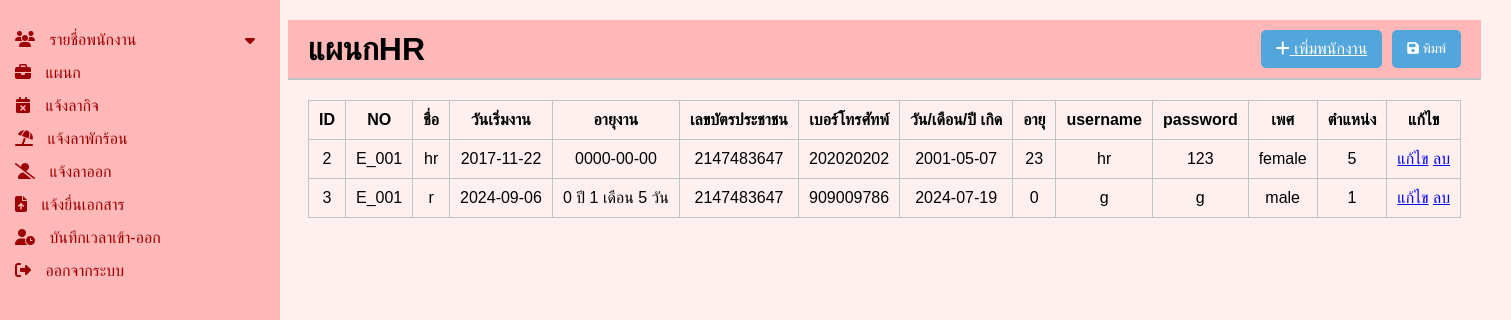
The page /backend/show_position5.php on the database its author committed.
### tables this page shows
CREATE TABLE `tb_hr` (
  `hr_id` int(11) NOT NULL,
  `hr_no` varchar(45) DEFAULT NULL,
  `hr_name` varchar(255) DEFAULT NULL,
  `hr_startDate` varchar(255) DEFAULT NULL,
  `hr_exp` varchar(255) DEFAULT NULL,
  `hr_idNumber` int(11) DEFAULT NULL,
  `hr_phoneNumber` varchar(11) DEFAULT NULL,
  `hr_Date` varchar(255) DEFAULT NULL,
  `hr_age` int(11) DEFAULT NULL,
  `hr_gender` varchar(45) DEFAULT NULL,
  `hr_username` varchar(45) DEFAULT NULL,
  `hr_password` varchar(45) DEFAULT NULL,
  `position_id` int(11) NOT NULL
);

### backend/show_position5.php (the view, shortened to what this page needs)
<?php include 'sidebar.php'; ?>
<!DOCTYPE html>
<html lang="en">
<head>
    <link rel="stylesheet" href="https://cdnjs.cloudflare.com/ajax/libs/font-awesome/6.1.1/css/all.min.css">
    <link rel="stylesheet" href="css/position_5.css">
</head>
<body>
    <div class="container">
        <div class="main-content">
            <header>
                <h1>แผนกHR</h1>
                <div class="actions">
                <a href="add_pos5.php" class="btn btn-add"><i class="fa fa-plus"></i> เพิ่มพนักงาน</a>
                    <button class="btn btn-save" onclick="printPage()"><i class="fa fa-save"></i> พิมพ์</button>
                </div>
            </header>
            <div class="content">
                <table class="table">
                    <thead>
                        <tr>
                            <th scope="col">ID</th>
                            <th scope="col">NO</th>
                            <th scope="col">ชื่อ</th>
                            <th scope="col">วันเริ่มงาน</th>
                            <th scope="col">อายุงาน</th>
                            <th scope="col">เลขบัตรประชาชน</th>
                            <th scope="col">เบอร์โทรศัทพ์</th>
                            <th scope="col">วัน/เดือน/ปี เกิด</th>
                            <th scope="col">อายุ</th>
                            <th scope="col">username</th>
                            <th scope="col">password</th>
                            <th scope="col">เพศ</th>
                            <th scope="col">ตำแหน่ง</th>
                            <th scope="col">แก้ไข</th>
                        </tr>
                    </thead>
                    <tbody>
                        <?php
                        $db = new class_conn();
                        $conn = $db->connect();
                        $sql = "SELECT * FROM tb_hr";
                        $result = $conn->query($sql);
                        if ($result->num_rows > 0) {
                            while ($row = $result->fetch_assoc()) {
                                echo "<tr>
                                <td>{$row['hr_id']}</td>
                                <td>{$row['hr_no']}</td>
                                <td>{$row['hr_name']}</td>
                                <td>{$row['hr_startDate']}</td>
                                <td>{$row['hr_exp']}</td>
                                <td>{$row['hr_idNumber']}</td>
                                <td>{$row['hr_phoneNumber']}</td>
                                <td>{$row['hr_Date']}</td>
                                <td>{$row['hr_age']}</td>
                                <td>{$row['hr_username']}</td>
                                <td>{$row['hr_password']}</td>
                                <td>{$row['hr_gender']}</td>
                                <td>{$row['position_id']}</td>
                                <td>
                                    <a href='edit_pos5.php?id={$row['hr_id']}'>แก้ไข</a>
                                    <a href='delete_pos.php?hr_no=" . $row['hr_no'] . "' class='btn btn-delete' onclick='return confirm(\"คุณต้องการลบข้อมูลพนักงานนี้หรือไม่?\")'>ลบ</a>
                                </td>
                                </td>
                            </tr>";
                            }
                        }
                        ?>
                    </tbody>
                </table>
            </div>
        </div>
    </div>
</body>
</html>

### backend/css/sidebar.css (style rules this page uses)
body { font-family: Arial, sans-serif; margin: 0; padding: 0; background-color: #FFDEDE; }
.container { display: flex; height: 100vh; }
.main-content { flex: 1; padding: 20px; }
header { display: flex; justify-content: space-between; align-items: center; background-color: #ecf0f1; padding: 10px 20px; border-bottom: 2px solid #bdc3c7; }
header h1 { margin: 0; }
.actions { display: flex; }
.actions .btn { background-color: #3498db; color: white; border: none; padding: 10px 15px; margin-left: 10px; cursor: pointer; border-radius: 5px; }
.content { padding: 20px; }

### backend/css/position_5.css (style rules this page uses)
body { font-family: Arial, sans-serif; background-color: #FFF0F0; display: flex; height: 100vh; margin: 0; }
.main-content { padding-left: 8px; flex-direction: column; }
header { display: flex; justify-content: space-between; align-items: center; background-color: #FFB8B8; padding: 10px 20px; border-bottom: 2px solid #bdc3c7; }
header h1 { margin: 0; }
.actions { display: flex; }
.actions .btn { background-color: #53a6dc; color: white; border: none; padding: 10px 15px; margin-left: 10px; cursor: pointer; border-radius: 5px; }
.content { padding: 20px; flex: 1; display: flex; flex-direction: column; overflow: auto; }
.table { width: 100%; border-collapse: collapse; }
table, th, td { border: 1px solid #bdc3c7; }
th, td { padding: 10px; text-align: center; overflow: hidden; text-overflow: ellipsis; white-space: nowrap; }

### rows shown on the page
tb_hr: hr_id "2", hr_no "E_001", hr_name "hr", hr_startDate "2017-11-22", hr_exp "0000-00-00", hr_idNumber "2147483647", hr_phoneNumber "202020202", hr_Date "2001-05-07", hr_age "23", hr_username "hr", hr_password "123", hr_gender "female", position "5"
tb_hr: hr_id "3", hr_no "E_001", hr_name "r", hr_startDate "2024-09-06", hr_exp "0 ปี 1 เดือน 5 วัน", hr_idNumber "2147483647", hr_phoneNumber "909009786", hr_Date "2024-07-19", hr_age "0", hr_username "g", hr_password "g", hr_gender "male", position "1"
